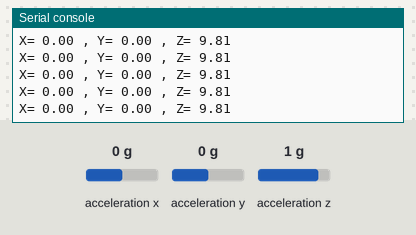
This program was run on a simulated Raspberry Pi Pico running MicroPython. Shown: the last lines printed to the serial console. The test bench sets the inputs (shaded band); at power-on: acceleration x 0 g, acceleration y 0 g, acceleration z 1 g.

Above: at 3.2 s.
3.3 s: acceleration x set to -1.4 g
At 3.32 s:
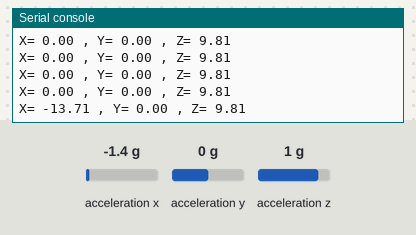
4.8 s: acceleration y set to -1.4 g
At 4.83 s:
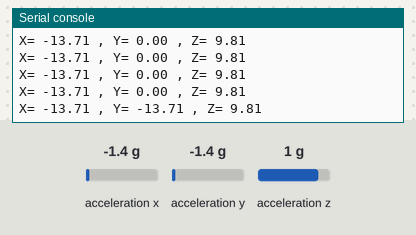
6.3 s: acceleration z set to -1.4 g
At 6.34 s:
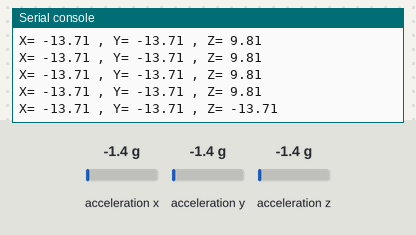

Measured:
- after the input at 3.3 s, the serial console: prints a new line at once (image 1)
- after the input at 4.8 s, the serial console: prints a new line at once (image 2)
- after the input at 6.3 s, the serial console: prints a new line at once (image 3)

The program:

test.py
```python
Filename: ADXL345.py
import machine
import utime
import ustruct
import sys
# ADXL345常量
# ADXL345寄存器常量
REG_DEVID = 0x00  #0x00-器件ID寄存器, 用于获得器件ID
REG_POWER_CTL = 0x2D  #0x2D-节电控制寄存器
#0x32-X轴数据0寄存器，0x33-X轴数据1寄存器,...
REG_DATAX0 = 0x32
# 其它常量
DEVID = 0xE5  #0xE5-ADXL345器件ID
SENSITIVITY_2G = 1.0/256    # (g/LSB)
EARTH_GRAVITY = 9.80665     # 重力加速度[m/(s*s)]

# 指定PIO17口线为程控从机片选CS
cs = machine.Pin(17, machine.Pin.OUT)

# 初始化SPI
spi = machine.SPI(0,
                  baudrate=1000000,
                  polarity=1,
                  phase=1,
                  bits=8,
                  firstbit=machine.SPI.MSB,
                  sck=machine.Pin(18),
                  mosi=machine.Pin(19),
                  miso=machine.Pin(16))

# 函数定义
def reg_write(spi, cs, reg, data):
    """
    写入字节到指定的寄存器
    """
    msg = bytearray()
    msg.append(0x00|reg)
    msg.append(data)
    cs.value(0)
    spi.write(msg)
    cs.value(1)

def reg_read(spi, cs, reg, nbytes=1):
    """
    从指定的寄存器中读取字节; 如果nbytes>1, 则从连续的寄存器中读取。
    """
    if nbytes < 1:
        return bytearray()
    elif nbytes == 1:
        mb = 0
    else:
        mb = 1
    msg = bytearray()
    msg.append(0x80|(mb<<6)|reg)
    cs.value(0)
    spi.write(msg)
    data = spi.read(nbytes)
    cs.value(1)
    return data

# 主程序
cs.value(1)
reg_read(spi, cs, REG_DEVID)
# 读取器件ID以判断是否能与ADXL345进行SPI通信
data = reg_read(spi, cs, REG_DEVID)

test=bytearray((DEVID,))
if (data != bytearray((DEVID,))):
    print("出错: Pico不能与ADXL345进行SPI通信！")
    sys.exit()
data = reg_read(spi, cs, REG_POWER_CTL)
print(data)
data = int.from_bytes(data, "big")|(1<<3)
reg_write(spi, cs, REG_POWER_CTL, data)
data = reg_read(spi, cs, REG_POWER_CTL)
print(data)
utime.sleep(2.0)
while True:
    data = reg_read(spi, cs, REG_DATAX0, 6)
    acc_x = ustruct.unpack_from("<h", data, 0)[0]
    acc_y = ustruct.unpack_from("<h", data, 2)[0]
    acc_z = ustruct.unpack_from("<h", data, 4)[0]
    acc_x = acc_x * SENSITIVITY_2G * EARTH_GRAVITY
    acc_y = acc_y * SENSITIVITY_2G * EARTH_GRAVITY
    acc_z = acc_z * SENSITIVITY_2G * EARTH_GRAVITY
    print("X=", "{:.2f}".format(acc_x), \
          ", Y=", "{:.2f}".format(acc_y), \
          ", Z=", "{:.2f}".format(acc_z))
    utime.sleep(0.1)
```
